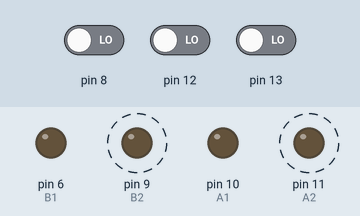
A sketch run on a simulated Arduino Uno, built with avr-gcc and run on an emulated ATmega328P. On the bench: output pins drawn as LEDs (lit = HIGH). Dashed ring = blinking. Inputs (shaded band) come from the test bench; at power-on: pin 8 LOW, pin 12 LOW, pin 13 LOW. Pins used as bus, display or sensor lines are not drawn; what the sketch prints to the serial monitor is not drawn.

Above: at 1.2 s.
1.3 s: pin 8 driven HIGH
At 2.6 s:
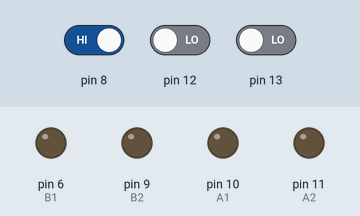
3.0 s: pin 8 driven LOW
At 3.4 s:
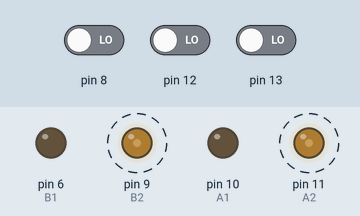
4.5 s: pin 12 driven HIGH
At 5.3 s:
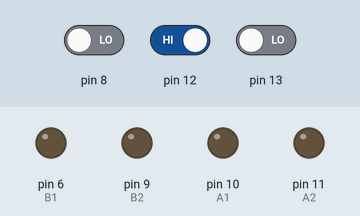
Timing chart, 0 to 7.5 s (numbered marks = the images above; inputs shaded):
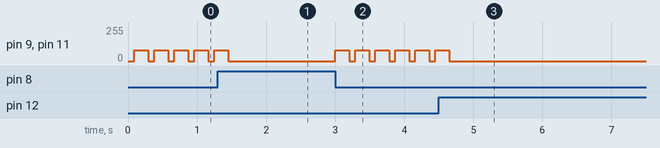

The sketch:

finalarduino.ino
```cpp
#define VOLTAGE 3.3
// Serial Speed
#define SERIAL_SPEED 38400

// Software Serial library
#include <SoftwareSerial.h>

// Define the Software Serial Pins like this
#define PIN_SOFT_RX 3
#define PIN_SOFT_TX 4
#define RESET 5
#define SOFT_SERIAL_SPEED 9600
// Software serial object instantiation
SoftwareSerial softSerial(PIN_SOFT_RX, PIN_SOFT_TX);

// Input buffer (of size BUF_SIZE). stores a single line
#define BUF_SIZE 30
char charBuf[BUF_SIZE];
unsigned int bufPos = 0;
char charBufSoft[BUF_SIZE];
unsigned int bufPosSoft = 0;
unsigned int state = 0;


void setup() {
  // (10, A1), (11, A2)
  pinMode(10, OUTPUT); // A1, backwards, left
  pinMode(11, OUTPUT); // A2, forward
  pinMode(6, OUTPUT); // B1, backwards, right
  pinMode(9, OUTPUT); // B2 , forward
   // Inititate serial communication
  Serial.begin(SERIAL_SPEED);
  // Same with softserial
  softSerial.begin(SOFT_SERIAL_SPEED);

  // clear the char buf
  for (int i = 0; i < BUF_SIZE; i++) {
    charBuf[i] = ' ';
  }

  for (int i = 0; i < BUF_SIZE; i++) {
    charBufSoft[i] = ' ';
  }

  pinMode(RESET, OUTPUT);
  //digitalWrite(RESET, LOW);
  //delay(200);
  digitalWrite(RESET, HIGH);
  // Indicate end of setup
  Serial.println("Setup done");
}
// declaring functions
void setMotorSpeed(boolean forward);
void driveForward(boolean forward, uint8_t speed,uint16_t time);
void driveCurve(boolean forward, uint8_t speed,uint16_t time, int curve_strength);
void button(float voltage);
uint16_t measureDistance(uint8_t Pin);
void labyrinth2();
void sendCodeToFPGA();


// LOOP READING BUTTON

void loop() {
  // Wait for Serial data available
  if (Serial.available() > 0) {
    // Read single character
    char temp = Serial.read();
    // If it is n line break
    if (temp != '\r' && temp != '\n') {
      // Start by buffering the data
      charBuf[bufPos] = temp;
      // Prevent overflow
      bufPos = (bufPos + 1) % BUF_SIZE;
      // append end of string character
      charBuf[bufPos] = '\0';
    // If we have a line break character
    } else {
      // Test the string using stringcompare function: strcmp returns 0 on match
      if (strcmp(charBuf, "Hello!") == 0) {
        Serial.print("Hello\r\n");
        state = 1;
      // Can implement some sort of state machine here
      } else if (state == 1) {
        if (charBuf[0] == 'c') {
          sendCodeToFPGA();
        }
      }
      // Clear data
      bufPos = 0;
      for (int i = 0; i < BUF_SIZE; i++) charBuf[i] = ' ';
      charBuf[bufPos] = '\0';
    }
  }
  // You can also do exact the same for a SoftwareSerial
  if (softSerial.available()) {
    char temp = softSerial.read();
    //Serial.print(temp); // Testing softSerial
    //Serial.print("\r\n");
    if (temp != '\r' && temp != '\n') {
      if (state == 2) {
        // Start by buffering the data
        charBufSoft[bufPosSoft] = temp;
        // Prevent overflow
        bufPosSoft = (bufPosSoft + 1) % BUF_SIZE;
        // append end of string character
        charBufSoft[bufPosSoft] = '\0';
        /*
        if (bufPosSoft == 6) {
          Serial.print(charBufSoft);
          Serial.print("\r\n");
          state = 0;
        }
        */
      }
    } else {
      Serial.print(charBufSoft);
      Serial.print("\r\n");
      // Clear data
      bufPosSoft = 0;
      for (int i = 0; i < BUF_SIZE; i++) charBufSoft[i] = ' ';
      charBufSoft[bufPosSoft] = '\0';
    }
  }
 int value = analogRead(A0);
 float voltage = (float) (value * VOLTAGE/1023.0);
 button(voltage);
}

// DIFFERENT IMPLEMENTATIONS FOR ESCAPING

void sendCodeToFPGA() {
  uint8_t charBufTmp[BUF_SIZE];
  for (int i = 1; i < 7; i++) {
    charBufTmp[i-1] = charBuf[i];
  }

  for (int i = 0; i < 6; i++) {
    softSerial.write(charBufTmp[i]);
  }
    state = 2;
}


void labyrinth2() {
  while(true) {
    uint16_t left = measureDistance(12);
    uint16_t mid = measureDistance(13);
    uint16_t right = measureDistance(8);

    float left_factor = left;
    float mid_factor = (40.0/mid)*(40.0/mid);
    float right_factor = right;

    float total_factor = (left_factor - right_factor)* mid_factor;

    if (left < 20) {
      total_factor = -90;
    } else if (right < 20) {
      total_factor = 90;
    } else if (mid < 20) {
      if (left > right) {
        total_factor = 90;
      } else {
        total_factor = -90;
      }
    }

    if (total_factor > 90) {
      total_factor = 90;
    } else if (total_factor < -90) {
      total_factor = -90;
    }

    int direction = total_factor;
    if (left != 1 && mid != 1 && right != 1) {
      driveCurve(true, 80, 200, direction);
    }
    //driveForward(true, 60, 50);
  }
}

// BELOW HERE ARE FUNCTIONS FOR CONTROLLING MOTORS AND SENSORS

void setMotorSpeed(boolean forward, uint8_t speed, char motor){
  // driving forward
  if(forward == true){
    if(motor == 'A'){
      analogWrite(10, 0);
      analogWrite(11, speed);
    }
    else if(motor == 'B'){
      analogWrite(6, 0);
      analogWrite(9, speed);
    }
  // driving forward
  }
  else{
    if(motor == 'A'){
      analogWrite(11, 0);
      analogWrite(10, speed);
    }
    else if(motor == 'B'){
      analogWrite(9, 0);
      analogWrite(6, speed);
    }
  }
}
void driveForward(boolean forward, uint8_t speed, uint16_t time){
  setMotorSpeed(forward, speed,'A');
  setMotorSpeed(forward, speed,'B');
  delay(time);
  setMotorSpeed(forward, 0,'A');
  setMotorSpeed(forward, 0,'B');
  }

// left = positive direction
void driveCurve(boolean forward, uint8_t speed,uint16_t time, int curve_strength){
  if (curve_strength == 0){
    setMotorSpeed(forward, speed,'A');
    setMotorSpeed(forward, speed,'B');
    delay(time);
   }
  else if(curve_strength > 0 && curve_strength <= 45){
    int speed_left = map(curve_strength,0 , 45, speed, 0);
    setMotorSpeed(forward, speed_left ,'A');
    setMotorSpeed(forward, speed,'B');
    delay(time);
  }
  else if(curve_strength > 45){
    int speed_left = map(curve_strength ,45 , 90, 0, speed);
    setMotorSpeed(not forward, speed_left ,'A');
    setMotorSpeed(forward, speed,'B');
    delay(time);
  }
  else if(curve_strength < 0 && curve_strength >= -45){
    int speed_right = map(curve_strength,0 , -45, speed, 0);
    setMotorSpeed(forward, speed_right ,'B');
    setMotorSpeed(forward, speed,'A');
    delay(time);
  }
  else if(curve_strength < -45){
    int speed_right = map(curve_strength,-45 , -90, 0, speed);
    setMotorSpeed(not forward, speed_right ,'B');
    setMotorSpeed(forward, speed,'A');
    delay(time);
  }
  setMotorSpeed(forward, 0,'A');
  setMotorSpeed(forward, 0,'B');
 }


// BUTTON THAT IS USED TO START ESCAPE

void button(float voltage) {
  if((1.2 < voltage) && (voltage< 1.7)){
    labyrinth2();
  }
}

uint16_t measureDistance(uint8_t Pin){
  uint64_t impuls_length;
  uint16_t distance = -1;
  pinMode(Pin, OUTPUT);
  digitalWrite(Pin, LOW);
  uint64_t p = micros();
  digitalWrite(Pin, HIGH);
  while( micros()-p < 50){
    }
  digitalWrite(Pin, LOW);
  pinMode(Pin, INPUT);
  uint64_t p_1 = millis();
  while(digitalRead(Pin) == LOW && (millis() - p_1) < 30){
    p = micros();
  }
  if(digitalRead(Pin) == HIGH){
    while(digitalRead(Pin) == HIGH){
    }
    impuls_length = micros() - p;
    distance = impuls_length/60;
  }
  return distance;
}
```

Measured:
- after the input at 1.3 s, pin 9 (B2), pin 11 (A2): goes on until 1.5 s, then stays 0/255
- after the input at 3.0 s, pin 9 (B2), pin 11 (A2): alternates 80/255 for 0.20 s and 0/255 for 0.09 s, starting at once
- after the input at 4.5 s, pin 9 (B2), pin 11 (A2): goes on until 4.7 s, then stays 0/255
- by itself, pin 9 (B2), pin 11 (A2): alternates 80/255 for 0.20 s and 0/255 for 0.09 s
